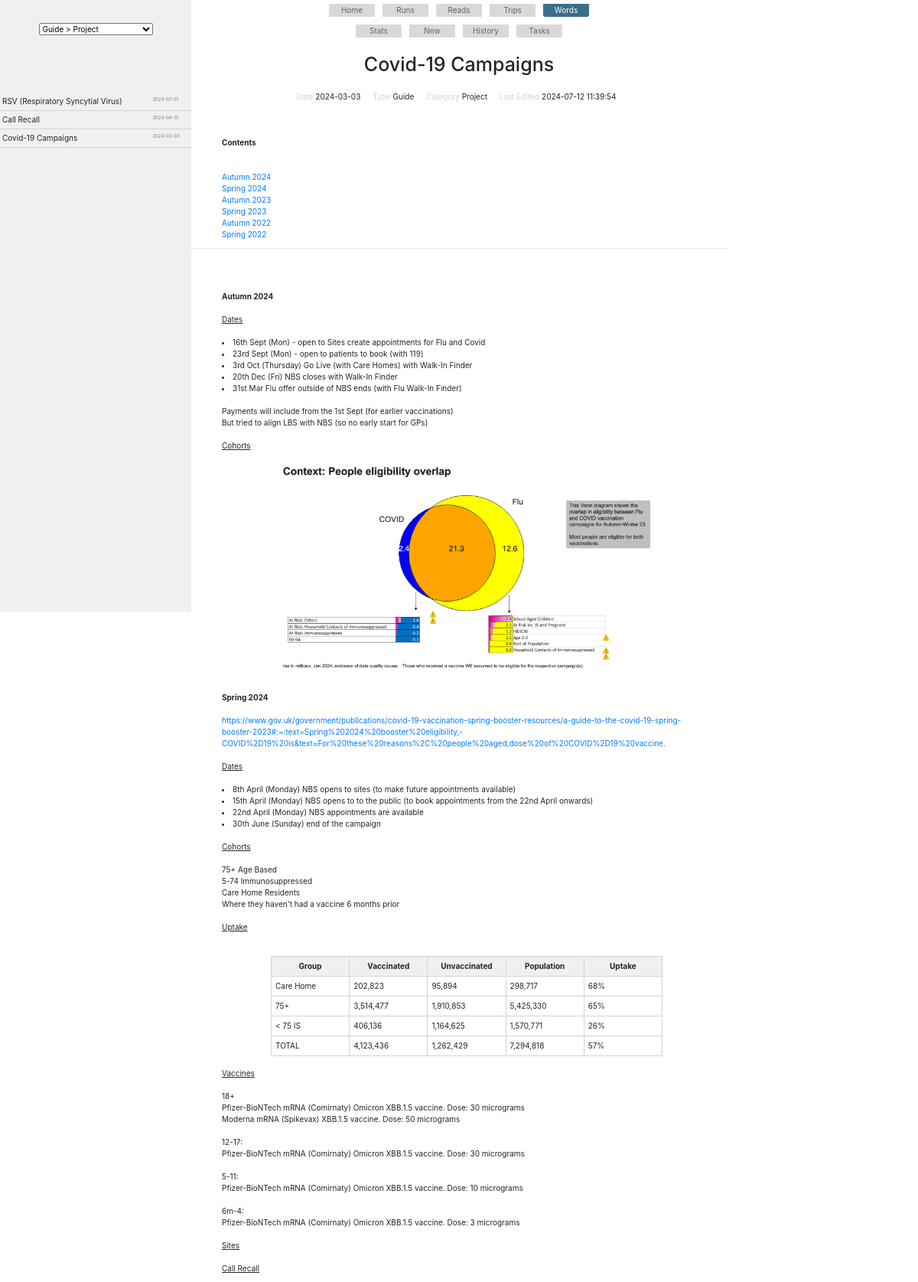
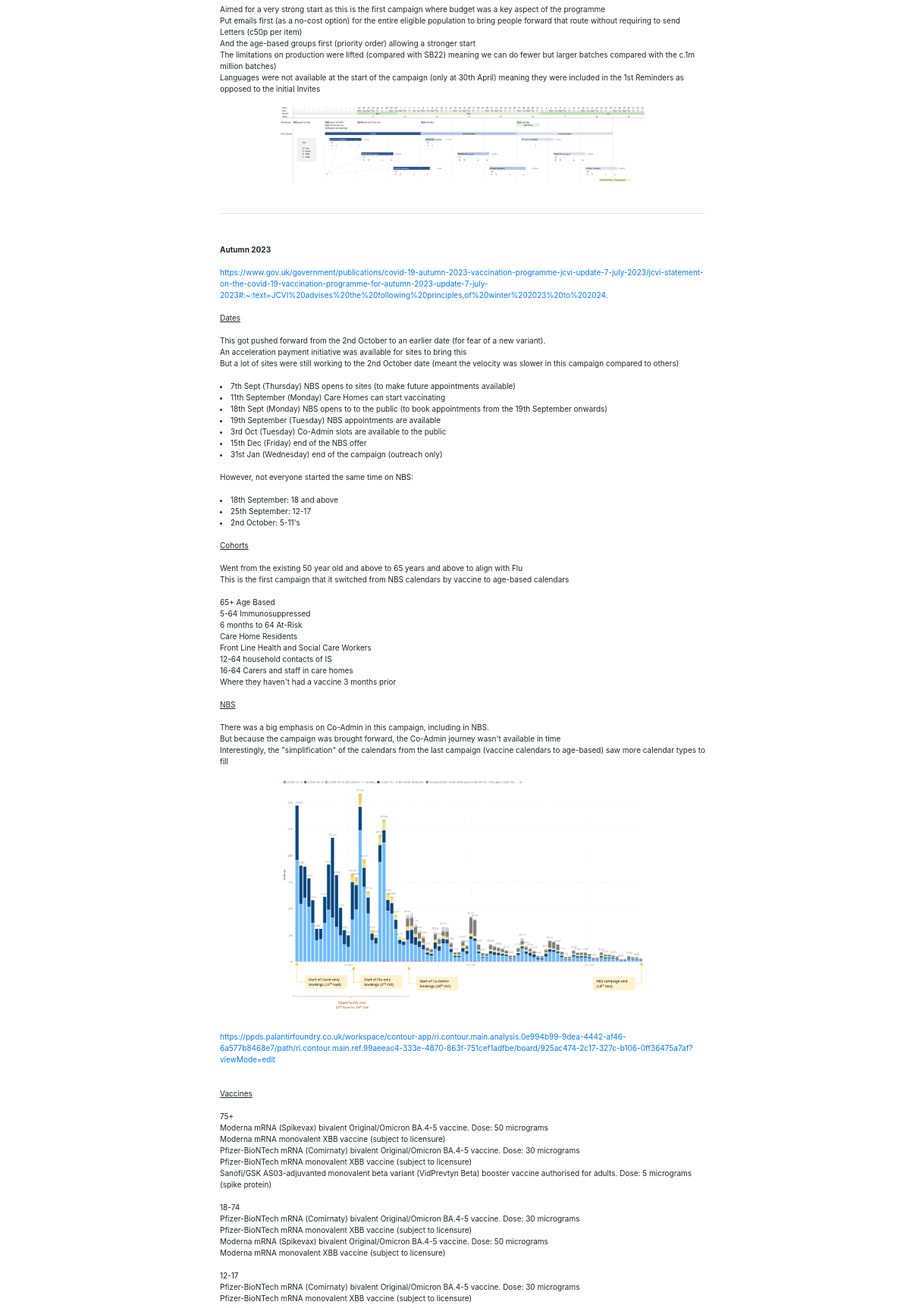
Page /words/note/20240303212355 (signed in, upper part) on the committed database (2 pictures, top to bottom).
### app.py (models this page shows)
class Words(db.Model):
    id = db.Column(db.Integer, primary_key=True)
    date_added = db.Column(db.String(20))
    note_date = db.Column(db.String(20))
    note_time = db.Column(db.String(20))
    note_type = db.Column(db.String(200))
    note_category = db.Column(db.String(200))
    note_title = db.Column(db.String(200))
    note_text = db.Column(db.String(2000))
    note_status = db.Column(db.String(200))
    edit_date = db.Column(db.String(20))
    edit_time = db.Column(db.String(20))
    note_tags = db.Column(db.String(200))
    note_original = db.Column(db.Integer)

### app.py (the view)
@app.route('/words/note/<int:note_original>')
@login_required
def words_view(note_original):
    note = Words.query.filter_by(note_original=note_original, note_status='latest').order_by(Words.id.desc()).first()
    notes = Words.query.filter_by(note_status='latest').order_by(Words.note_date.desc())
    anchor_links = []
    for match in re.finditer(r'\*\*((?:[\w\s.,!?“”‘’\'\"\-\(\)]+?)\d*?(?:\s[\w\s.,!?“”‘’\'\"\-\(\)]+)*\??)\*\*', note.note_text):
        anchor_links.append(match.group(1))
    note.note_text = re.sub(r'\*\*((?:[\w\s.,!?“”‘’\'\"\-\(\)]+?)\d*?(?:\s[\w\s.,!?“”‘’\'\"\-\(\)]+)*\??)\*\*', r'<b id="\1">\1</b>', note.note_text)
    note.note_text = re.sub(r"(https?:\/\/[^\s]+)",r"<a target='_blank' href='\1'>\1</a>", note.note_text).replace('</td>','')
    note.note_text = re.sub(r'\_\_\_', r'<hr>', note.note_text)
    note.note_text = re.sub(r'\-\-(.*?)\-\-', r'<u>\1</u>', note.note_text)
    note.note_text = re.sub(r'\-(.*?)\-$', r'<i>\1</i>', note.note_text)
    note.note_text = re.sub(r'^##(.*)', r'<li class="words_li">\1</li>', note.note_text, flags=re.MULTILINE)
    note.note_text = note.note_text.replace('<table>', '<table class="words_content_table">')
    note.note_text = note.note_text.replace('<table>\r\n', '<table>')
    note.note_text = note.note_text.replace('<th>\r\n', '<th>')
    note.note_text = note.note_text.replace('<tr>\r\n', '<tr>')
    note.note_text = note.note_text.replace('<td>\r\n', '<td>')
    note.note_text = note.note_text.replace('</table>\r\n', '</table>')
    note.note_text = note.note_text.replace('</th>\r\n', '</th>')
    note.note_text = note.note_text.replace('</tr>\r\n', '</tr>')
    note.note_text = note.note_text.replace('</td>\r\n', '</td>')
    note.note_text = note.note_text.replace('</li>\n', '</li>')
    note.note_text = note.note_text.replace('Â£', '£')
    note.note_text = re.sub(r"image>>(.+)", lambda match: f"<img src={url_for('static', filename=f'images/{note.note_original}_{match.group(1).strip()}')} class='words_image center'>", note.note_text)
    note.note_text = note.note_text.replace('\n', '<br>')
    words_config = db.session.query(CONFIG_WORDS_OPTIONS.type,
                                func.group_concat(CONFIG_WORDS_OPTIONS.category, ',').label('categories'),
                                CONFIG_WORDS_OPTIONS.color).group_by(CONFIG_WORDS_OPTIONS.type, CONFIG_WORDS_OPTIONS.color).order_by(CONFIG_WORDS_OPTIONS.id).all()
    words_config_options = [{'type': config.type, 'categories': config.categories.split(','), 'color': config.color} for config in words_config]
    return render_template('words_view.html', note=note, notes=notes, words_options=words_config_options, anchors=anchor_links)

### app.py (called while the page is built)
@login_manager.user_loader
def load_user(user_id):
    return User.query.get(int(user_id))

@app.before_request
def before_request():
    if not current_user.is_authenticated and request.endpoint not in ['login', 'static']:
        return redirect(url_for('login'))

### templates/words_view.html (shortened to what this page needs)
{% extends 'base.html' %}
{% block content %}
{% include 'base_words.html' %}
<br/>
<div id="words_view_left_panel">
    <br/>
    <br/>
    <div class="center">
        <select id="words_view_drop_down">
        </select>
    </div>
    <br/>
    <br/>
    <br/>
    <br/>
    <br/>
    <table>
        {% for link in notes %}
        <tr class="words_view_left_panel_link" onclick="window.location='/words/note/{{ link.note_original }}';">
            <td>
                {% if 'Thought' not in link.note_type %}
                    <span class="words_view_left_panel_link_title">{{ link.note_title }}</span>
                {% endif %}
                <span class="words_view_left_panel_link_date">{{link.note_date}}</span>
            </td>
        </tr>
        {% endfor %}
    </table>
</div>
<div id="words_view_main_panel">
    <h1 class="note_title">{{ note.note_title }}</h1>
    <br/>
    <div class="center_wrapper">
        <div class="note_meta_centre_contents">
            <span class="note_meta_label">Date</span><span class="note_meta_value">{{note.note_date}}</span>
            <span class="note_meta_label">Type</span><span class="note_meta_value">{{note.note_type}}</span>
            <span class="note_meta_label">Category</span><span class="note_meta_value">{{note.note_category}}</span>
            <span class="note_meta_label">Last Edited</span><span class="note_meta_value">{{note.edit_date}} {{note.edit_time}}</span>
        </div>
    </div>
    <br/>
    <div class="m-5">
        <div id="word_view_content">
            <div class="note_text_p"><b>Contents</b></div>
        </div>
    </div>
    <div>
        <ul>
            {% for anchor in anchors %}
                <li class="note_anchors"><a href="#{{ anchor }}">{{ anchor }}</a></li>
            {% endfor %}
        </ul>
    </div>
    <hr/>
    <br/>
    <div class="m-5">
        <div id="word_view_content">
            <div class="note_text_p">{{ note.note_text | safe }}</div>
        </div>
    </div>
</div>
{% endblock %}

### static/my_override_style.css (style rules this page uses)
* { font-size: 6pt; }
body { display: none; }
@media screen and (min-width: 1000px) { * { font-size: 10px; } }
@media screen and (min-width: 1000px) { #words_view_main_panel { margin-left: 250px; } }
@media screen and (min-width: 1000px) { #words_view_main_panel { margin-right: 250px !important; } }
.center { text-align: center; margin: auto; }
.trips_stats_table th, td { width: 16.7%; }
ul { list-style: none; }
li { width: 60px; text-align: center; }
.note_title { text-align: center; }
.center_wrapper { display: flex; justify-content: center; align-items: center; margin: 0; }
.note_meta_centre_contents { text-align: center; }
.note_meta_label { margin-left: 3px; font-weight: light; color: lightgray; }
.note_meta_value { margin-left: 3px; font-weight: medium; margin-right: 10px; }
.note_text_p { margin: 10px; }
.m-5 { margin: 5px; }
.words_content_table { width: 80%; table-layout: fixed ; margin-left: auto; margin-right: auto; }
.words_content_table td { border: 1px solid lightgrey; border-collapse: collapse; padding: 5px; }
.words_content_table th { border: 1px solid lightgray; background-color: #F0F0F0; border-collapse: collapse; padding: 5px; text-align: center; }
td { vertical-align: middle; }
.note_text_p { width: 100%; }
.words_image { margin: 0 auto; text-align: center; }
.note_text_p img { max-width: 75%; margin: 0 auto; display: block; cursor: pointer; }
.words_li { width: 90%; margin: 0; text-align: left; }
#words_view_left_panel { position: fixed; left: 0; top: 0; width: 250px; height: 100vh; background-color: #f0f0f0; overflow-y: auto; }
.words_view_left_panel_link { border-bottom: lightgray 1px solid; vertical-align: middle; cursor: pointer; }
.words_view_left_panel_link span { margin-top: 3px; margin-bottom: 3px; }
.words_view_left_panel_link_title { float:left; width:78%; margin-left: 2px; }
.words_view_left_panel_link_date { float:right; width:20%; color: grey; font-size: 6px; vertical-align: middle; height: 100%; }
table { background-color:rgba(0, 0, 0, 0); }
th { background-color:rgba(0, 0, 0, 0); }
#word_view_content { margin: auto; }
.note_anchors { text-align: left; color: grey !important; width: 100% !important; }

### rows in the picture
Words: note_title "RSV (Respiratory Syncytial Virus)", note_date "2024-07-01"
Words: note_title "Call Recall", note_date "2024-04-15"
Words: note_title "Covid-19 Campaigns", note_date "2024-03-03", note_type "Guide", note_category "Project", edit_date "2024-07-12", edit_time "11:39:54", note_text "Autumn 2024 Dates 16th Sept (Mon) - open to Sites create appointments for Flu and Covid 23rd Sept (Mon) - open to patients to book (with 119) 3rd Oct (Thursday) Go Live (with Care Homes) with Walk-In Finder 20th Dec (Fri) NBS closes with Walk-In Finder 31st Mar Flu offer outside of NBS ends (with Flu Walk-In Finder) Payments will include from the 1st Sept (for earlier vaccinations) But tried to align LBS with NBS (so no early start for GPs) Cohorts Spring 2024…", note_text (picture)

### other values in the picture
{{ anchor }} "Autumn 2024" "Spring 2024" "Autumn 2023" "Spring 2023" "Autumn 2022" "Spring 2022"
